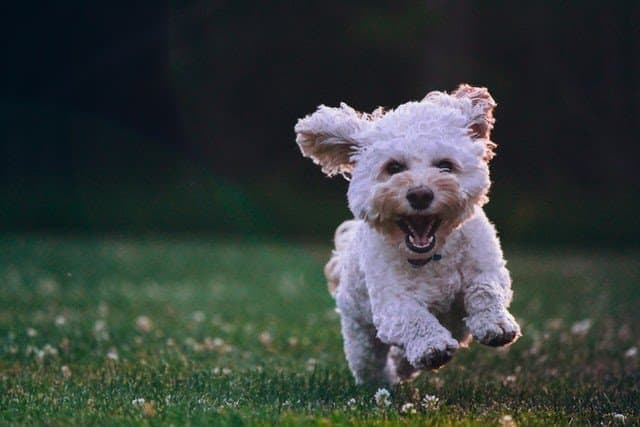
#> input picture img transform/sample.jpg, 640 x 427 px
$ python transform.py
#> lines starting #> are read from the running program, lines starting #| are printed output that depends on the picture
import cv2
import numpy as np

img=cv2.imread("sample.jpg",0)
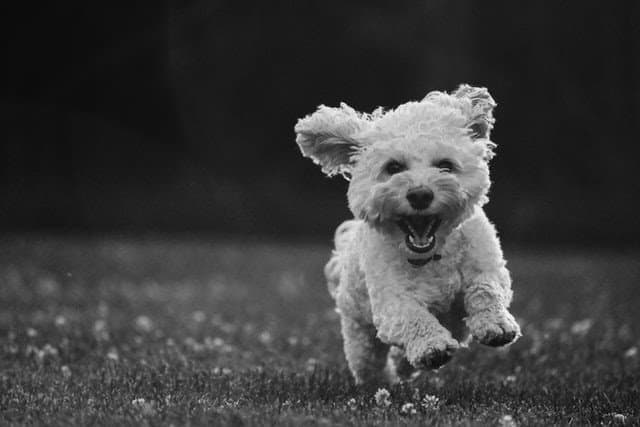
#> img: shape (427, 640); min 0, max 255, mean 60.3
rows,cols = img.shape
#> rows = 427; cols = 640

trans = np.float32([[1,0,100],[0,1,50]])
rot = cv2.getRotationMatrix2D((cols/2,rows/2),45,1)

dsrot=cv2.warpAffine(img,rot,(cols,rows))
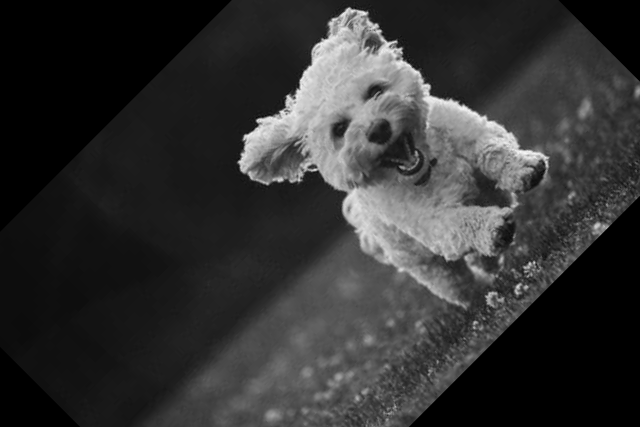
#> dsrot: shape (427, 640); min 0, max 247, mean 50
dstrans=cv2.warpAffine(img,trans,(cols,rows))
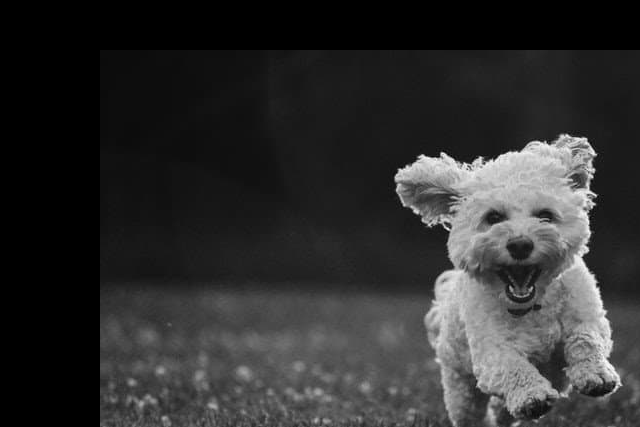
#> dstrans: shape (427, 640); min 0, max 255, mean 47.2

cv2.imshow("Source Image" , img)
cv2.imshow( "Rotated Image" ,dsrot)
cv2.imshow("Translated Image", dstrans)

cv2.waitKey(0)
